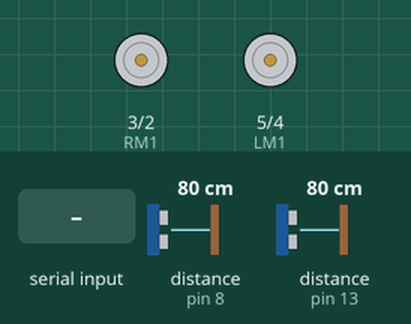
A sketch run on a simulated Arduino Uno, built with avr-gcc and run on an emulated ATmega328P. On the bench: motor-driver pin pairs drawn as motors (green arrow = first pin HIGH = forward, orange = second pin HIGH = backward, longer = more drive, scaled by the enable pin). The test bench sets the inputs (shaded band); at power-on: distance to the obstacle (sensors on pin 8, pin 13) 80 cm. The echo pulse lasts 58.3 µs per cm.

Above: at 1.2 s.
1.3 s: "W" received over the second serial link
At 2.0 s:
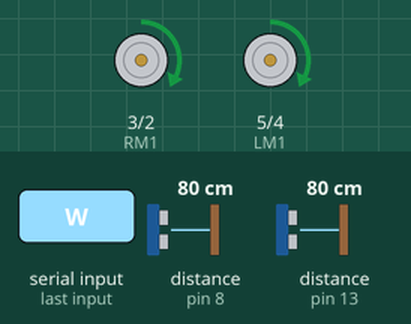
2.8 s: distance to the obstacle (sensor on pin 8) set to 12 cm
4.3 s: distance to the obstacle (sensor on pin 8) set to 9 cm
At 5.3 s:
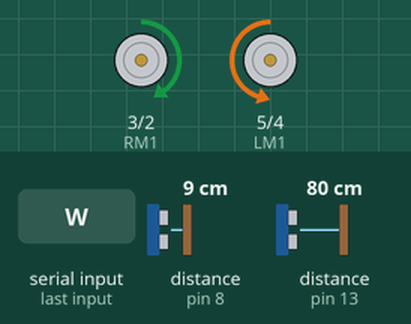
5.8 s: distance to the obstacle (sensor on pin 8) set to 18 cm
At 6.5 s:
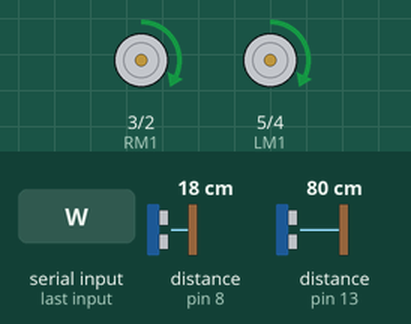
7.4 s: distance to the obstacle (sensor on pin 13) set to 12 cm
8.9 s: distance to the obstacle (sensor on pin 13) set to 9 cm
At 9.9 s:
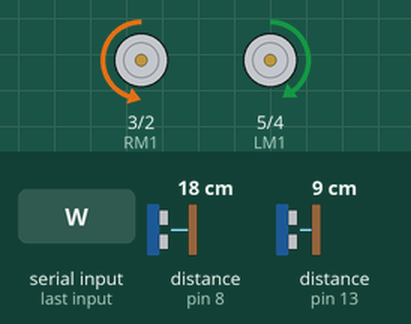
Timing chart, 0 to 11.4 s (numbered marks = the images above; inputs shaded):
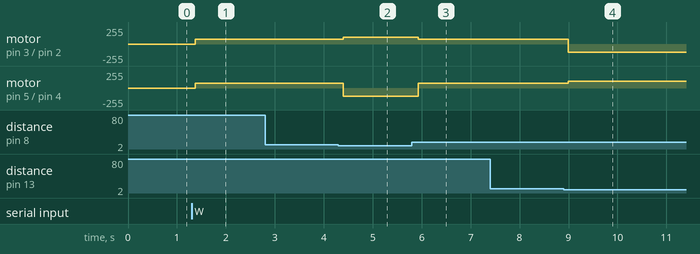

Measured:
- the behaviour switches between 11 and 10 cm on distance to the obstacle (sensor on pin 8) (found by bisection; images 1 and 2)
- the behaviour switches between 11 and 10 cm on distance to the obstacle (sensor on pin 13) (found by bisection; images 3 and 4)
- after the input at 1.3 s, motor on pin 3 (RM1) / pin 2 (RM2), motor on pin 5 (LM1) / pin 4 (LM2): stopped → forward 70/255 after 0.07 s
- after the input at 2.8 s, every drawn part: stays the same
- after the input at 4.3 s, motor on pin 3 (RM1) / pin 2 (RM2): forward 70/255 → forward 100/255 after 0.10 s; motor on pin 5 (LM1) / pin 4 (LM2): forward 70/255 → backward 120/255 after 0.10 s
- after the input at 5.8 s, motor on pin 3 (RM1) / pin 2 (RM2): forward 100/255 → forward 70/255 after 0.13 s; motor on pin 5 (LM1) / pin 4 (LM2): backward 120/255 → forward 70/255 after 0.13 s
- after the input at 7.4 s, every drawn part: stays the same
- after the input at 8.9 s, motor on pin 3 (RM1) / pin 2 (RM2): forward 70/255 → backward 120/255 after 0.09 s; motor on pin 5 (LM1) / pin 4 (LM2): forward 70/255 → forward 100/255 after 0.09 s

The sketch:

Bot.ino
```cpp
int LM1 = 5;
int LM2 = 4;
int RM1 = 3;
int RM2 = 2;
int LeftEnable = 6;
int RightEnable = 9;

int Echo1 = 8;
int Trigger1 = 7;
int Echo2 = 13;
int Trigger2 = 12;


char input;
int a = 0;
int threshold = 10;
int pace = 100;

#include <SoftwareSerial.h>
SoftwareSerial BT(10, 11);
void setup()
{
  pinMode(LM1, OUTPUT);
  pinMode(LM2, OUTPUT);
  pinMode(RM1, OUTPUT);
  pinMode(RM2, OUTPUT);
  pinMode(LeftEnable, OUTPUT);
  pinMode(RightEnable, OUTPUT);

  pinMode(Echo1, INPUT);
  pinMode(Echo2, INPUT);
  pinMode(Trigger1, OUTPUT);
  pinMode(Trigger2, OUTPUT);
  BT.begin(9600);

}

void loop()
{
  if(BT.available())
    input = BT.read();

  //Serial.println(input);

  if(input == 'W')
    a = 1;
  else if(input == 'U')
    a = 0;
  else{}

  if(a == 0)
    manual();
  else if(a == 1)
  {
    automatic();
    input = BT.read();
    if(input == 'U')
      a = 0;
  }
}

void automatic()
{
  int distance1, distance2;
  distance1 = ultrasonic_sensor(Trigger1, Echo1);
  delay(30);
  distance2 = ultrasonic_sensor(Trigger2, Echo2);
  delay(30);
  Serial.print("leftSensor= ");
  Serial.print(distance1);
  Serial.print("\t\t\t");
  Serial.print("RightSensor= ");
  Serial.println(distance2);
  if(distance1 <= threshold && distance2 > threshold)
    left(100,120);
  else if(distance1 > threshold && distance2 <= threshold)
    right(120,100);
  else
    forward(70,70);
}

float ultrasonic_sensor(int trigPin, int echoPin)
{
  float duration, distance;
  digitalWrite(trigPin, LOW);
  //delayMicroseconds(2);
  digitalWrite(trigPin, HIGH);
  delayMicroseconds(10);
  digitalWrite(trigPin, LOW);
  duration = pulseIn(echoPin, HIGH);
  distance = duration / 58.2;
  return distance;
}

void manual()
{
  switch(input)
  {
    case 'F':
              forward(pace, pace);
              Serial.println('F');
              break;
    case 'B':
              backward(pace, pace);
              break;
    case 'R':
              right(pace, pace);
              break;
    case 'L':
              left(pace, pace);
              break;
    case 'I':
              slight_right(pace, pace);
              break;
    case 'G':
              slight_left(pace, pace);
              break;
    case 'H':
              back_left(pace, pace);
              break;
    case 'J':
              back_right(pace, pace);
              break;
    case '0':
              pace = 100;
              break;
    case '1':
              pace = 110;
              break;
    case '2':
              pace = 120;
              break;
    case '3':
              pace = 140;
              break;
    case '4':
              pace = 160;
              break;
    case '5':
              pace = 180;
              break;
    case '6':
              pace = 200;
              break;
    case '7':
              pace = 220;
              break;
    case '8':
              pace = 230;
              break;
    case '9':
              pace = 240;
              break;
    case '10':
              pace = 255;
              break;

    default:
              stop_bot(0, 0);
              break;
  }
}

void forward(int en1, int en2)
{
    analogWrite(LeftEnable, en1);
    analogWrite(RightEnable, en2);
    digitalWrite(LM1, 1);
    digitalWrite(LM2, 0);
    digitalWrite(RM1, 1);
    digitalWrite(RM2, 0);
}
void backward(int en1, int en2)
{
    analogWrite(LeftEnable, en1);
    analogWrite(RightEnable, en2);
    digitalWrite(LM1, 0);
    digitalWrite(LM2, 1);
    digitalWrite(RM1, 0);
    digitalWrite(RM2, 1);
}
void right(int en1, int en2)
{
    analogWrite(LeftEnable, en1);
    analogWrite(RightEnable, en2);
    digitalWrite(LM1, 1);
    digitalWrite(LM2, 0);
    digitalWrite(RM1, 0);
    digitalWrite(RM2, 1);
}
void left(int en1, int en2)
{
    analogWrite(LeftEnable, en1);
    analogWrite(RightEnable, en2);
    digitalWrite(LM1, 0);
    digitalWrite(LM2, 1);
    digitalWrite(RM1, 1);
    digitalWrite(RM2, 0);
}
void slight_right(int en1, int en2)
{
    analogWrite(LeftEnable, en1);
    analogWrite(RightEnable, en2);
    digitalWrite(LM1, 1);
    digitalWrite(LM2, 0);
    digitalWrite(RM1, 1);
    digitalWrite(RM2, 1);
}
void slight_left(int en1, int en2)
{
    analogWrite(LeftEnable, en1);
    analogWrite(RightEnable, en2);
    digitalWrite(LM1, 1);
    digitalWrite(LM2, 1);
    digitalWrite(RM1, 1);
    digitalWrite(RM2, 0);
}
void back_left(int en1, int en2)
{
    analogWrite(LeftEnable, en1);
    analogWrite(RightEnable, en2);
    digitalWrite(LM1, 1);
    digitalWrite(LM2, 1);
    digitalWrite(RM1, 0);
    digitalWrite(RM2, 1);
}
void back_right(int en1, int en2)
{
    analogWrite(LeftEnable, en1);
    analogWrite(RightEnable, en2);
    digitalWrite(LM1, 0);
    digitalWrite(LM2, 1);
    digitalWrite(RM1, 1);
    digitalWrite(RM2, 1);
}
void stop_bot(int en1, int en2)
{
    analogWrite(LeftEnable, en1);
    analogWrite(RightEnable, en2);
    digitalWrite(LM1, 1);
    digitalWrite(LM2, 1);
    digitalWrite(RM1, 1);
    digitalWrite(RM2, 1);
}
```
